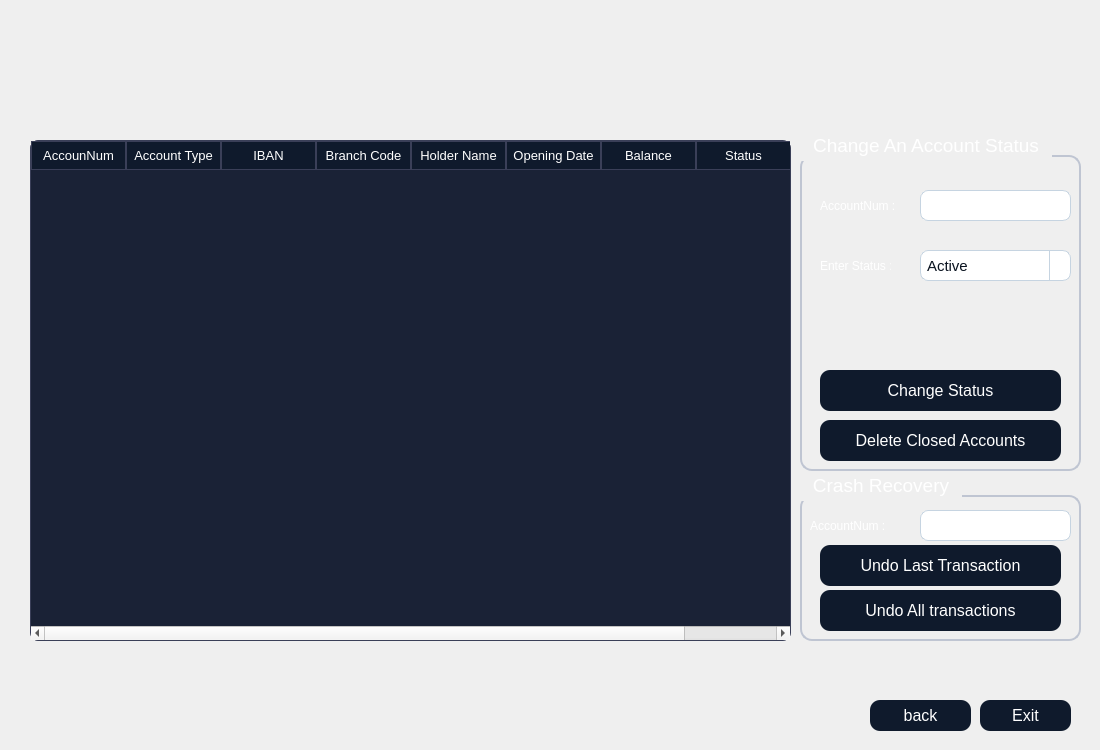
<?xml version="1.0" encoding="UTF-8"?>
<ui version="4.0">
 <class>listaccount</class>
 <widget class="QDialog" name="listaccount">
  <property name="geometry">
   <rect>
    <x>0</x>
    <y>0</y>
    <width>1100</width>
    <height>750</height>
   </rect>
  </property>
  <property name="windowTitle">
   <string>Dialog</string>
  </property>
  <property name="styleSheet">
   <string notr="true">QTableWidget {
    background-color: #1A2236;
    color: #FFFFFF;
    border: 1px solid #3A3F58;
    gridline-color: #3A3F58;
    font-family: &quot;Inter&quot;;
    font-size: 10pt;
    border-radius: 8px;
    selection-background-color: #0F5FFF;
    selection-color: #FFFFFF;
}

QHeaderView::section {
    background-color: #0F1A2C;
    color: #FFFFFF;
    border: 1px solid #3A3F58;
    padding: 4px;
    font-family: &quot;Montserrat SemiBold&quot;;
    font-size: 10pt;
}

QTableWidget::item:selected {
    background-color: #0F5FFF;
    color: #FFFFFF;
}
QGroupBox {
    border: 1.5px solid #BFC5D2;
    border-radius: 12px;
    margin-top: 25px;
    color: white;
    font-family: &quot;Segoe UI Semibold&quot;;
    font-size: 14pt;
}

QGroupBox::title {
    subcontrol-origin: margin;
    padding: 4px 10px;
}
QPushButton {
    background-color: #0F1A2C;
    color: #FFFFFF;
	border-color: rgb(0, 0, 0);
    border-radius: 10px;
    font-family: &quot;Montserrat SemiBold&quot;;
    font-size: 12pt;
    padding: 6px 12px;
}

QPushButton:hover {
    background-color: #1A2942;
}

QPushButton:pressed {
    background-color: #09111A;
}
QLineEdit {
    background-color: #FFFFFF;
    border: 1px solid #C6D4E1;
    border-radius: 8px;
    padding: 6px;
    color: #0A1320;
    font-family: &quot;Inter&quot;;
    font-size: 11pt;
}

QLineEdit:focus {
    border: 1px solid #00B4FF;
    background-color: #F8FBFF;
}
QComboBox {
    background-color: #FFFFFF;
    border: 1px solid #C6D4E1;
    border-radius: 8px;
    padding: 6px;
    color: #0A1320;
    font-family: &quot;Inter&quot;;
    font-size: 11pt;
}

QComboBox:focus {
    border: 1px solid #00B4FF;
    background-color: #F8FBFF;
}

QComboBox::drop-down {
    subcontrol-origin: padding;
    subcontrol-position: top right;
    width: 20px;
    border-left: 1px solid #C6D4E1;
}

QComboBox::down-arrow {
    
	image: url(:/new/prefix1/icon.png);
    width: 12px;
    height: 12px;
}</string>
  </property>
  <widget class="QLabel" name="label">
   <property name="geometry">
    <rect>
     <x>0</x>
     <y>0</y>
     <width>1100</width>
     <height>750</height>
    </rect>
   </property>
   <property name="styleSheet">
    <string notr="true">image: url(:/new/prefix1/bg.jpg);</string>
   </property>
   <property name="text">
    <string/>
   </property>
  </widget>
  <widget class="QTableWidget" name="accounts_2">
   <property name="geometry">
    <rect>
     <x>30</x>
     <y>140</y>
     <width>761</width>
     <height>501</height>
    </rect>
   </property>
   <attribute name="horizontalHeaderDefaultSectionSize">
    <number>95</number>
   </attribute>
   <column>
    <property name="text">
     <string>AccounNum</string>
    </property>
   </column>
   <column>
    <property name="text">
     <string>Account Type</string>
    </property>
   </column>
   <column>
    <property name="text">
     <string>IBAN</string>
    </property>
   </column>
   <column>
    <property name="text">
     <string>Branch Code</string>
    </property>
   </column>
   <column>
    <property name="text">
     <string>Holder Name</string>
    </property>
   </column>
   <column>
    <property name="text">
     <string>Opening Date</string>
    </property>
   </column>
   <column>
    <property name="text">
     <string>Balance</string>
    </property>
   </column>
   <column>
    <property name="text">
     <string>Status</string>
    </property>
   </column>
  </widget>
  <widget class="QGroupBox" name="groupBox">
   <property name="geometry">
    <rect>
     <x>800</x>
     <y>130</y>
     <width>281</width>
     <height>341</height>
    </rect>
   </property>
   <property name="title">
    <string>Change An Account Status</string>
   </property>
   <widget class="QLabel" name="label_6">
    <property name="geometry">
     <rect>
      <x>20</x>
      <y>60</y>
      <width>111</width>
      <height>31</height>
     </rect>
    </property>
    <property name="styleSheet">
     <string notr="true">color: rgb(255, 255, 255);</string>
    </property>
    <property name="text">
     <string>AccountNum :</string>
    </property>
   </widget>
   <widget class="QLineEdit" name="le">
    <property name="geometry">
     <rect>
      <x>120</x>
      <y>60</y>
      <width>151</width>
      <height>31</height>
     </rect>
    </property>
   </widget>
   <widget class="QLabel" name="label_2">
    <property name="geometry">
     <rect>
      <x>20</x>
      <y>120</y>
      <width>71</width>
      <height>31</height>
     </rect>
    </property>
    <property name="styleSheet">
     <string notr="true">color: rgb(255, 255, 255);</string>
    </property>
    <property name="text">
     <string>Enter Status :</string>
    </property>
   </widget>
   <widget class="QComboBox" name="box">
    <property name="geometry">
     <rect>
      <x>120</x>
      <y>120</y>
      <width>151</width>
      <height>31</height>
     </rect>
    </property>
    <item>
     <property name="text">
      <string>Active</string>
     </property>
    </item>
    <item>
     <property name="text">
      <string>Inactive</string>
     </property>
    </item>
    <item>
     <property name="text">
      <string>Closed</string>
     </property>
    </item>
   </widget>
   <widget class="QPushButton" name="submit">
    <property name="geometry">
     <rect>
      <x>20</x>
      <y>240</y>
      <width>241</width>
      <height>41</height>
     </rect>
    </property>
    <property name="text">
     <string>Change Status</string>
    </property>
   </widget>
   <widget class="QLabel" name="l2">
    <property name="geometry">
     <rect>
      <x>20</x>
      <y>160</y>
      <width>241</width>
      <height>71</height>
     </rect>
    </property>
    <property name="styleSheet">
     <string notr="true">color: rgb(170, 0, 0);
font: 700 14pt &quot;Segoe UI&quot;;</string>
    </property>
    <property name="text">
     <string/>
    </property>
   </widget>
   <widget class="QPushButton" name="del">
    <property name="geometry">
     <rect>
      <x>20</x>
      <y>290</y>
      <width>241</width>
      <height>41</height>
     </rect>
    </property>
    <property name="text">
     <string>Delete Closed Accounts</string>
    </property>
   </widget>
  </widget>
  <widget class="QLabel" name="l3">
   <property name="geometry">
    <rect>
     <x>130</x>
     <y>220</y>
     <width>581</width>
     <height>51</height>
    </rect>
   </property>
   <property name="styleSheet">
    <string notr="true">color: rgb(170, 0, 0);
font: 700 14pt &quot;Segoe UI&quot;;</string>
   </property>
   <property name="text">
    <string/>
   </property>
  </widget>
  <widget class="QGroupBox" name="groupBox_2">
   <property name="geometry">
    <rect>
     <x>800</x>
     <y>470</y>
     <width>281</width>
     <height>171</height>
    </rect>
   </property>
   <property name="title">
    <string>Crash Recovery</string>
   </property>
   <widget class="QPushButton" name="c1">
    <property name="geometry">
     <rect>
      <x>20</x>
      <y>120</y>
      <width>241</width>
      <height>41</height>
     </rect>
    </property>
    <property name="text">
     <string>Undo All transactions</string>
    </property>
   </widget>
   <widget class="QPushButton" name="c2">
    <property name="geometry">
     <rect>
      <x>20</x>
      <y>75</y>
      <width>241</width>
      <height>41</height>
     </rect>
    </property>
    <property name="text">
     <string>Undo Last Transaction</string>
    </property>
   </widget>
   <widget class="QLineEdit" name="le2">
    <property name="geometry">
     <rect>
      <x>120</x>
      <y>40</y>
      <width>151</width>
      <height>31</height>
     </rect>
    </property>
   </widget>
   <widget class="QLabel" name="label_7">
    <property name="geometry">
     <rect>
      <x>10</x>
      <y>40</y>
      <width>111</width>
      <height>31</height>
     </rect>
    </property>
    <property name="styleSheet">
     <string notr="true">color: rgb(255, 255, 255);</string>
    </property>
    <property name="text">
     <string>AccountNum :</string>
    </property>
   </widget>
  </widget>
  <widget class="QPushButton" name="back">
   <property name="geometry">
    <rect>
     <x>870</x>
     <y>700</y>
     <width>101</width>
     <height>31</height>
    </rect>
   </property>
   <property name="text">
    <string>back</string>
   </property>
  </widget>
  <widget class="QPushButton" name="exit">
   <property name="geometry">
    <rect>
     <x>980</x>
     <y>700</y>
     <width>91</width>
     <height>31</height>
    </rect>
   </property>
   <property name="text">
    <string>Exit</string>
   </property>
  </widget>
  <widget class="QLabel" name="l4">
   <property name="geometry">
    <rect>
     <x>830</x>
     <y>650</y>
     <width>231</width>
     <height>41</height>
    </rect>
   </property>
   <property name="text">
    <string/>
   </property>
  </widget>
 </widget>
 <resources/>
 <connections/>
</ui>
